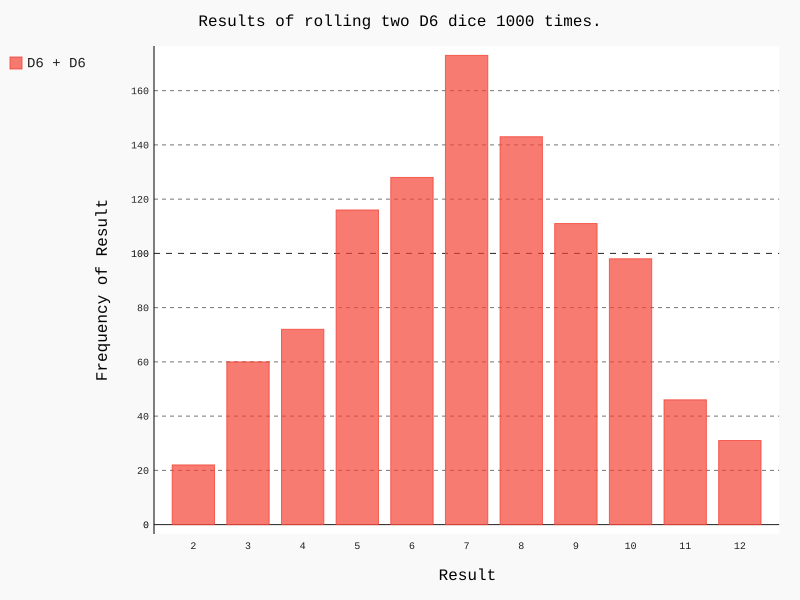

Source code (Python):
from die import Die
import pygal

die_1 = Die()
die_2 = Die()


results = []
for roll_num in range(1000):
    result = die_1.roll() + die_2.roll()
    results.append(result)

# Analyze the results
frequencies = []
max_result = die_1.num_sides + die_2.num_sides
for value in range(2, max_result+1):
    frequency = results.count(value)
    frequencies.append(frequency)

# Visualize the results
hist = pygal.Bar()

hist.title = "Results of rolling two D6 dice 1000 times."
hist.x_labels = ['2', '3', '4', '5', '6', '7', '8', '9', '10', '11', '12']
hist.x_title = "Result"
hist.y_title = "Frequency of Result"
hist.add('D6 + D6', frequencies)
hist.render_to_file('die_visual.svg')
